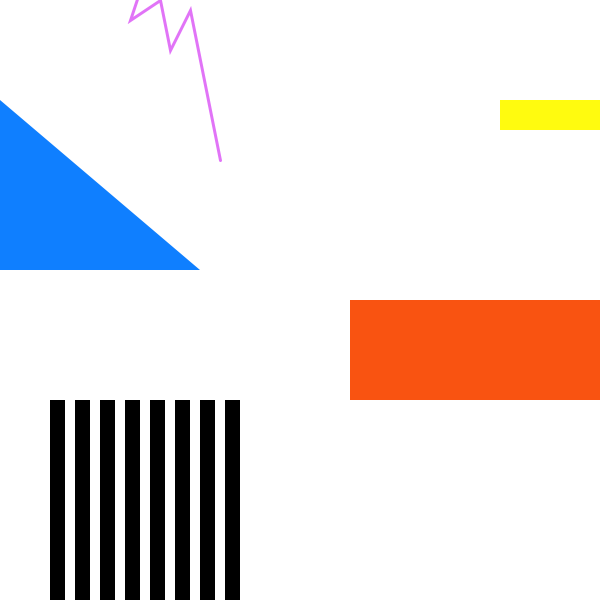
Frame 1 (no input)
Frame 60 (the mouse pressed at the canvas centre just before this capture): identical to frame 1, image omitted
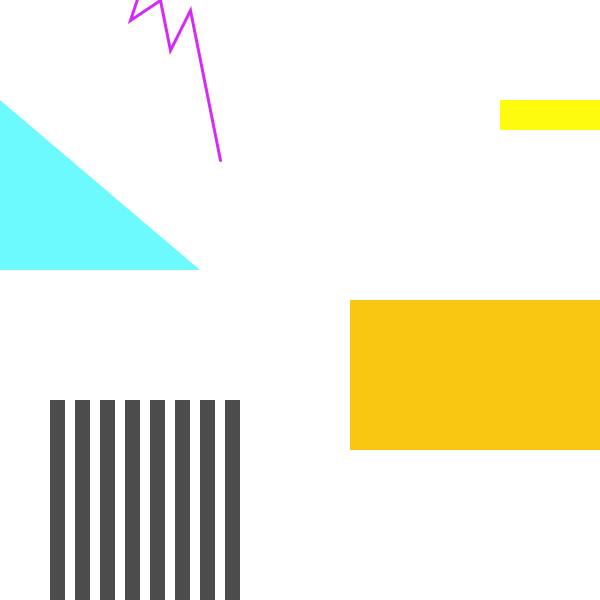
Frame 120 (the mouse held since frame 60 and released just before this capture)

The Processing sketch that drew these frames (run headless with seeded random() and noise(); from frame 60 on, the mouse is pressed at the canvas centre):

// Processing sketch: processing_172394
// ── processing_172394.pde

color white, orange, yellow;
void setup() {
  size(600, 600);
  colorMode(HSB, 360, 100, 100, 100); 
  noStroke();
  smooth();
  orange = color(17, 93, 98);
  white = color(17, 0, 100);
  yellow=color(59, 94, 100);
}
void draw() {
  noStroke();
  float y = mouseY / float(height);
  background(white);
  fill(17+mouseX/10, 93+mouseX/500, 98);
  rect(350, 300, 250, 100+mouseY/6);
  fill(yellow);
  rect(500, 100, 120, 30);
  fill(212-mouseX/10, 94-mouseX/8, 100);
  triangle(0, 100, 0, 270, 200, 270);
  for (float i=50; i<250; i+=25) {
    fill(212,0,mouseX/10);
    rect(i,400,15,200);
  }
  stroke(290,53+mouseX/10,97);
  noFill();
  strokeWeight(3);
  beginShape();
  vertex(140,-10);
  vertex(130,20);
  vertex(160,0);
  vertex(170,50);
  vertex(190,10);
  vertex(220,160);
  endShape();
  
}
